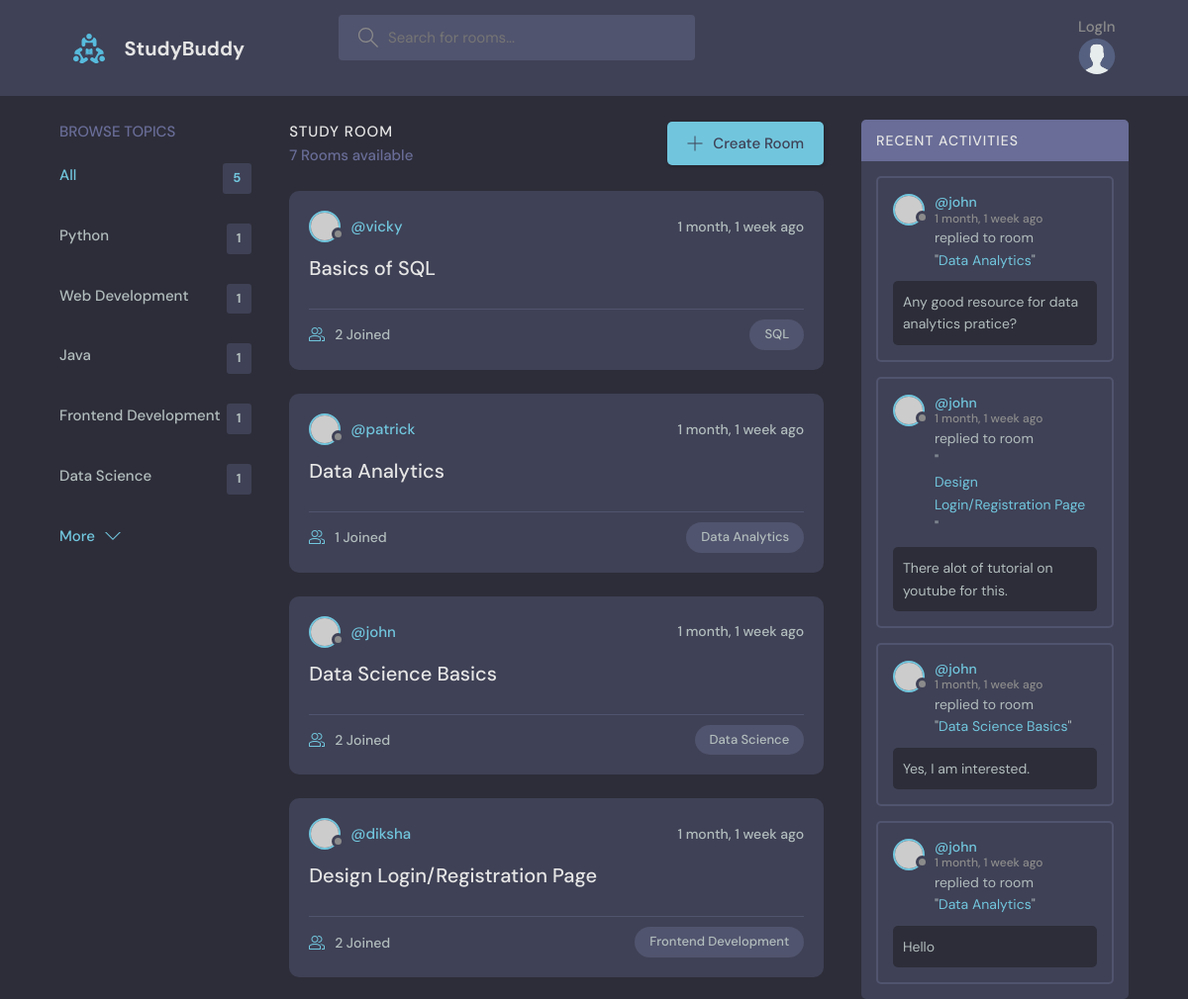
/ (upper part), run on an earlier commit of the app's database.
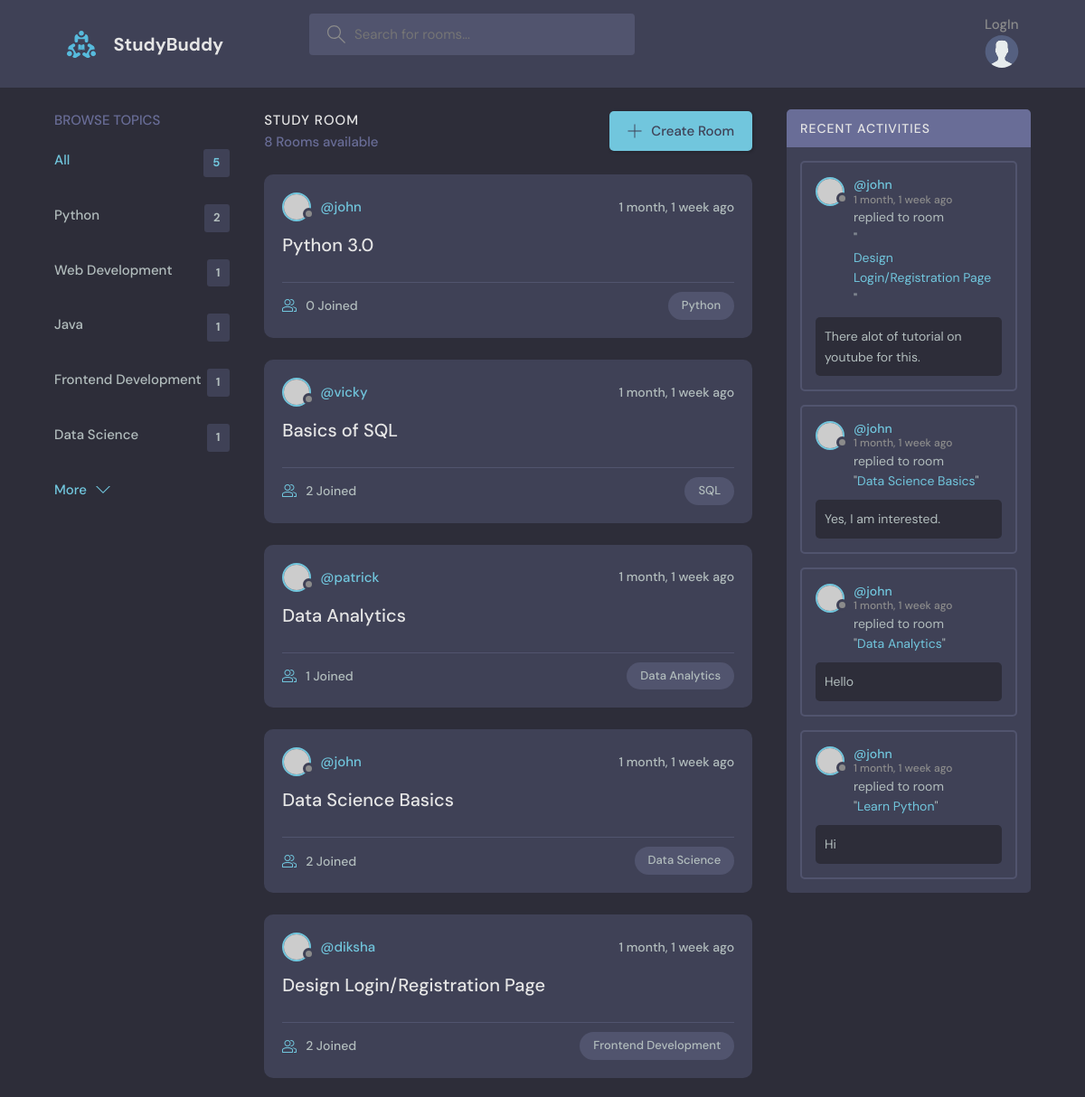
And on a later commit of the database.
### study/models.py (models this page shows, shortened)
class Topic(models.Model):
    name = models.CharField( max_length=250)

class Room(models.Model):
    host = models.ForeignKey(User, on_delete=models.SET_NULL, null=True)
    topic = models.ForeignKey(Topic, on_delete=models.SET_NULL, null=True)
    name = models.CharField(max_length=250)
    description = models.TextField(blank=True, null=True)
    participants = models.ManyToManyField(User, related_name='participants', blank=True)
    updated = models.DateTimeField(auto_now=True)
    created = models.DateTimeField(auto_now_add=True)
    class Meta:
        ordering = ['-updated','-created']
    def __str__(self):
        return self.name

class Message(models.Model):
    user = models.ForeignKey(User, on_delete=models.CASCADE)
    room = models.ForeignKey(Room, on_delete=models.CASCADE)
    body = models.TextField()
    updated = models.DateTimeField(auto_now=True)
    created = models.DateTimeField(auto_now_add=True)
    class Meta:
        ordering = ['-updated','-created']
    def __str__(self):
        return self.body[0:50]

### study/views.py (the view)
# urls.py: path('', views.Home.as_view(), name="home"),
class Home(View):
    def get(self,request):
        q = request.GET.get('q') if request.GET.get('q') !=None else ''
        rooms= Room.objects.filter(
            Q(topic__name__icontains=q) |
            Q(name__icontains=q) |
            Q(description__icontains=q)
                                )
        topics = Topic.objects.all()[0:5]
        room_count = rooms.count()
        room_messages = Message.objects.filter(Q(room__topic__name__icontains=q))[0:4]
        context = {'rooms':rooms,
        'topics':topics,
        'room_count':room_count,
        'room_messages':room_messages}
        return render(request, 'study/home.html', context)

### study/templates/study/home.html (shortened to what this page needs)
{% extends 'main.html' %}
{% block content %}
<main class="layout layout--3">
  <div class="container">
    {% include 'study/topics_component.html' %}
    <div class="roomList">
      <div class="roomList__header">
        <div>
          <h2>Study Room</h2>
          <p>{{room_count}} Rooms available</p>
        </div>
        <a class="btn btn--main" href="{% url 'create-room' %}">
          <svg version="1.1" xmlns="http://www.w3.org/2000/svg" width="32" height="32" viewBox="0 0 32 32">
            <title>add</title>
            <path
              d="M16.943 0.943h-1.885v14.115h-14.115v1.885h14.115v14.115h1.885v-14.115h14.115v-1.885h-14.115v-14.115z">
            </path>
          </svg>
          Create Room
        </a>
      </div>
      {% include 'study/feed_component.html' %}
    </div>
    {% include 'study/activity_component.html' %}
  </div>
</main>
{% endblock %}

### study/templates/study/topics_component.html
<div class="topics">
    <div class="topics__header">
      <h2>Browse Topics</h2>
    </div>
    <ul class="topics__list">
      <li>
        <a href="{%url 'home' %}" class="active">All <span>{{topics.count}}</span></a>
      </li>
      {% for topic in topics%}
      <li>
        <a href="{%url 'home' %}?q={{topic.name}}">{{topic.name}} <span>{{topic.room_set.all.count}}</span></a>
      </li>
      {%endfor%}
    </ul>
    <a class="btn btn--link" href="{% url 'topics' %}">
      More
      <svg version="1.1" xmlns="http://www.w3.org/2000/svg" width="32" height="32" viewBox="0 0 32 32">
        <title>chevron-down</title>
        <path d="M16 21l-13-13h-3l16 16 16-16h-3l-13 13z"></path>
      </svg>
    </a>
  </div>

### study/templates/study/feed_component.html (shortened to what this page needs)
{% for room in rooms%}
<div class="roomListRoom">
    <div class="roomListRoom__header">
        <a href="{% url 'user-profile' room.host.id %}" class="roomListRoom__author">
            <div class="avatar avatar--small">
                <img src="https://randomuser.me/api/portraits/women/11.jpg" />
            </div>
            <span>@{{room.host.username}}</span>
        </a>
        <div class="roomListRoom__actions">
            <span>{{room.created| timesince}} ago</span>
        </div>
    </div>
    <div class="roomListRoom__content">
        <a href="{% url 'room' room.id %}">{{room.name}}</a>
    </div>
    <div class="roomListRoom__meta">
        <a href="{% url 'room' room.id %}" class="roomListRoom__joined">
            {{room.participants.all.count}} Joined
        </a>
        <p class="roomListRoom__topic">{{room.topic.name}}</p>
    </div>
</div>
{% endfor%}

### study/templates/study/activity_component.html (shortened to what this page needs)
<div class="activities">
    <div class="activities__header">
        <h2>Recent Activities</h2>
    </div>
    {% for message in room_messages %}
    <div class="activities__box">
        <div class="activities__boxHeader roomListRoom__header">
            <a href="{% url 'user-profile' message.user.id %}" class="roomListRoom__author">
                <div class="avatar avatar--small">
                    <img src="https://randomuser.me/api/portraits/women/11.jpg" />
                </div>
                <p>
                    @{{message.user}}
                    <span>{{message.created|timesince}} ago</span>
                </p>
            </a>
        </div>
        <div class="activities__boxContent">
            <p>replied to room <br> "<a href="{% url 'room' message.room.id %}">{{message.room}}</a>"</p>
            <div class="activities__boxRoomContent">
                {{message}}
            </div>
        </div>
    </div>
    {% endfor %}
</div>

What changed in the data, as far as the page shows it:
removed Message: user "john", created "1 month, 1 week", room "Data Analytics", body "Any good resource for data analytics pratice?"
computed for Topic "Python": room_set.all.count "1" → "2"
added Room: host.username "john", created "1 month, 1 week", name "Python 3.0", participants.all.count "0", topic.name "Python"
now on this page (row unchanged): Message: user "john", created "1 month, 1 week", room "Learn Python", body "Hi"
Also different on the page:
{{ room_count }}: "7" → "8"
